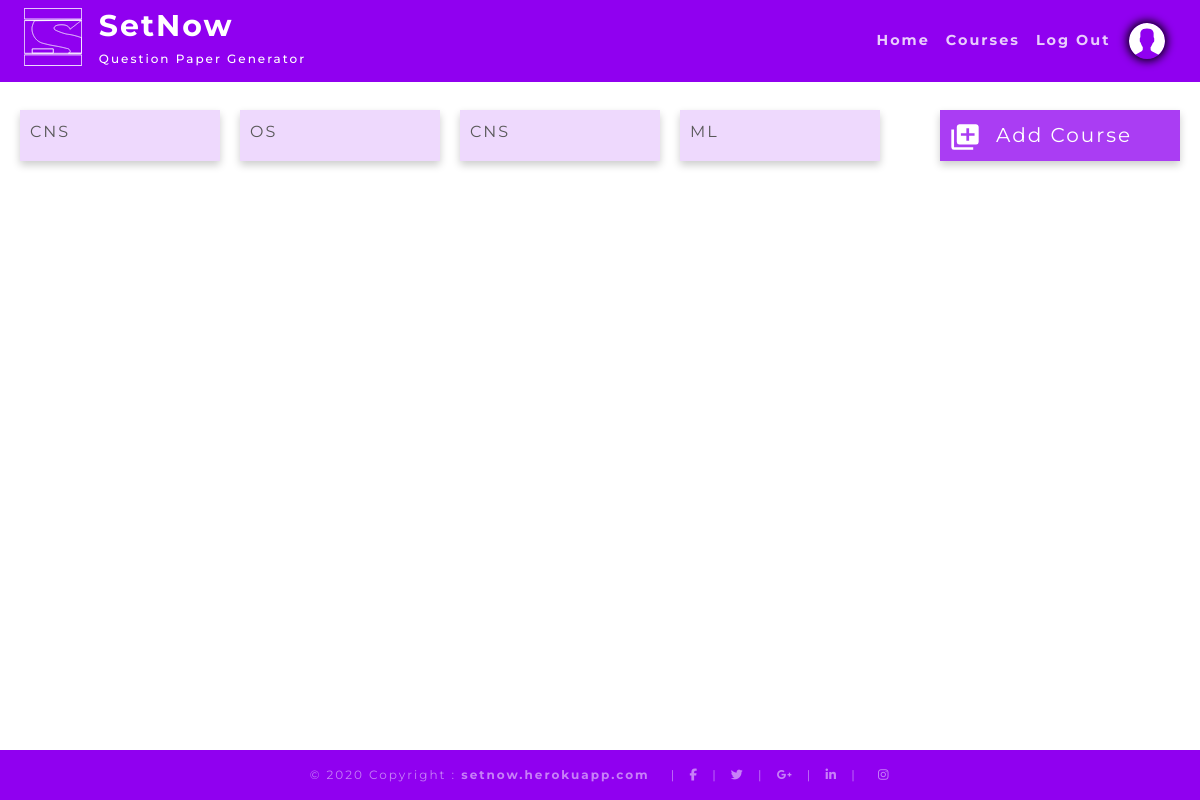
The page /course/ (signed in) on the database as committed earlier.
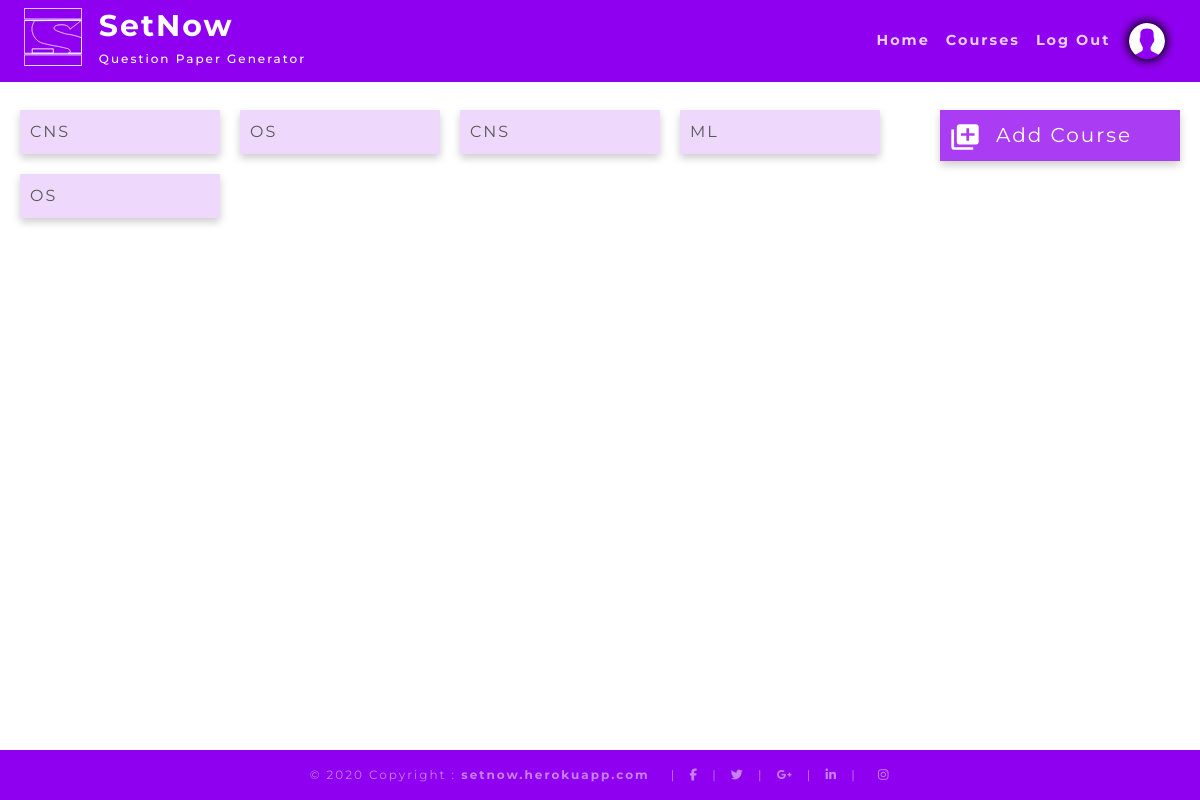
The same page on the database as committed later.
### flaskapp/models.py (models this page shows, shortened)
class Course(db.Model):
    id = db.Column(db.Integer, primary_key=True)
    name = db.Column(db.Text, nullable=False)
    questions = db.relationship('Question', backref='course', lazy=True)
    mcq_questions = db.relationship("MCQQuestion", backref='course', lazy=True)
    user_id = db.Column(db.Integer, db.ForeignKey("user.id"), nullable=False)

### flaskapp/blueprints/questions/routes.py (the view)
@questions.route('/course/')
@login_required
def courses():
    _courses = Course.query.filter(Course.teacher == current_user).all()
    return render_template("questions/courses.html",
                           courses=_courses,
                           css_file='css/questions/courses.css',
                           js_file='js/questions/courses.js',
                           title='Courses')

### app.py (called while the page is built)
@app.after_request
def add_header(response):
    response.headers['X-UA-Compatible'] = 'IE=Edge,chrome=1'
    response.headers['Cache-Control'] = 'public, max-age=0'
    return response

### flaskapp/models.py (called while the page is built)
@login_manager.user_loader
def load_user(user_id):
    return User.query.get(int(user_id))

### flaskapp/templates/questions/courses.html (shortened to what this page needs)
{% extends "base.html" %}
{% block main %}
<div id="course_container">
    <div class="course_items">
        {% for _course in courses %}
        <a class="course_item"
            href={{ url_for("questions.question", qtype="sub", course_id=_course.id) }}>{{ _course.name }}</a><br>
        {% endfor %}
    </div>
    <div style="margin-left : auto">
        <div id="add_course">
            <div><img src="{{url_for('static',filename='images/add.svg')}}" id="add_img">Add Course</div>
        </div>
    </div>
</div>
{% endblock main %}

### flaskapp/templates/base.html (shortened to what this page needs)
<!DOCTYPE html>
<html lang="en">
<head>
    <link rel="stylesheet" href="https://stackpath.bootstrapcdn.com/bootstrap/4.4.1/css/bootstrap.min.css"
/>
    <link rel="stylesheet" type="text/css" href=" {{ url_for('static', filename='css/base.css') }}"/>
    <link rel="stylesheet" type="text/css" href=" {{ url_for('static', filename=css_file) }}"/>
</head>
<body style="margin: 0;">
<div>
    <header>
        <div class="row px-4 py-2 text-white sticky-top" id="header">
            <div class="col1">
                <img src="{{ url_for('static', filename='images/logo.svg') }}" class="logo" alt="logo"/>
            </div>
            <div class="col2">
                <h2>SetNow</h2>
                <h4>Question Paper Generator</h4>
            </div>
            <div class="col3">
                <div class="row" style="margin: 0; padding: 0;">
                    <a href="#" id="home_link">
                        <h4 class="py-2 mx-2">Home</h4>
                    </a>
                    <a href="#" id="course_link">
                        <h4 class="py-2 mx-2">Courses</h4>
                    </a>
                    <a href="/logout">
                        <h4 class="py-2 mx-2">Log Out</h4>
                    </a>
                </div>
            </div>
            <div class="col4">
                <img src="{{ url_for('static', filename='profile_pics/default.svg') }}" class="user" alt="user"
                     title="profile"/>
            </div>
        </div>
    </header>
    <div style="padding-top: 8%;" class="block_main" id="main_container">
        <div>
            <div id="content">
                <div style="flex-grow: 1;">
                    {% block main %} {% endblock main %}
                </div>
            </div>
        </div>
    </div>
    <footer>
        <div class="col py-3 text-center" id="footer">
                <span class="mr-3">© 2020 Copyright :
                    <a href="http://setnow.herokuapp.com/" class="fl"><b>setnow.herokuapp.com</b></a>
                </span>
            <span>|</span>
            <a href="#" class="fl"><i class="fab fa-facebook-f mx-2"> </i></a>
            <span>|</span>
            <a href="#" class="fl"><i class="fab fa-twitter mx-2"> </i></a>
            <span>|</span>
            <a href="#" class="fl"><i class="fab fa-google-plus-g mx-2"> </i></a>
            <span>|</span>
            <a href="#" class="fl"><i class="fab fa-linkedin-in mx-2"> </i></a>
            <span>|</span>
            <a href="#" class="fl"><i class="fab fa-instagram ml-3"> </i></a>
        </div>
    </footer>
</div>
</body>
</html>

### flaskapp/static/css/base.css (style rules this page uses)
* { font-family: "Montserrat", sans-serif; }
.block_main { min-width: 100vw; min-height: 80vh; }
.row { position: relative; width: 100%; }
#header { margin: 0; position: fixed; top: 0; left: 0; transition: 0.3s; background: #9000f0; }
.logo { max-height: 100%; max-width: 100%; position: relative; }
.col1 { width: 5%; }
.col2 { padding-left: 1.5%; width: 50%; transition: 1s; }
.col3 { width: 40%; display: inline-flex; align-items: center; justify-content: flex-end; }
.col3 > .row { display: flex; justify-content: flex-end; }
.col3 > .row > a > h4 { color: rgba(255, 255, 255, 0.8); margin: 0; text-align: center; float: left; border-bottom: 2px solid #ffffff00; font-size: 1.2vw; font-weight: bold; }
.col4 { width: 5%; display: inline-flex; align-items: center; justify-content: center; }
.col4 > img { cursor: pointer; width: 3vw; height: 3vw; border-radius: 50%; box-shadow: 0 0 10px 2px #000000; }
.col2 > h2 { font-size: 2.5vw; font-weight: bolder; }
.col2 > h4 { font-size: 1vw; }
#footer { left: 0; bottom: 0; position: fixed; font-size: 1vw; color: rgba(255, 255, 255, 0.5); transition: 1s; background: #9000f0; }
.fl { color: rgba(255, 255, 255, 0.5); }
* { letter-spacing: 2px; }
#content { display: flex; flex-direction: row; margin: 0 10px; }
#course_link { cursor: pointer; }
#list_img, #add_img { margin-right: 16px; width: 30px; }

### flaskapp/static/css/questions/courses.css (style rules this page uses)
#course_container { display: flex; }
#add_course { background-color: rgba(144, 0, 240, 0.76); box-shadow: 0 4px 8px 0 rgba(0, 0, 0, 0.2); color: white; display: flex; flex-direction: row; font-family: "Segoe UI", Tahoma, Geneva, Verdana, sans-serif; font-size: 20px; padding: 10px; margin: 10px; transition: 0.3s; width: 240px; }
.course_items { display: flex; flex-direction: row; flex-wrap: wrap; }
.course_item { background-color: rgba(144, 0, 240, 0.15); box-shadow: 0 4px 8px 0 rgba(0, 0, 0, 0.2); color: rgba(88, 88, 88, 1) !important; padding: 10px; margin: 10px; text-decoration: none !important; width: 200px; }

Rows that differ between the two databases and show on the page:
added Course: name "OS"
